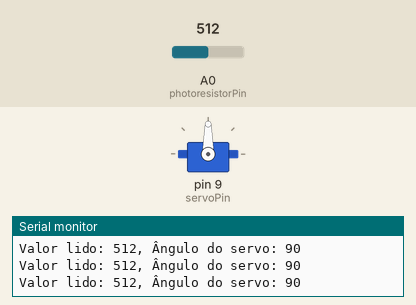
Bench run of a sketch on a simulated Arduino Uno, built with avr-gcc and run on an emulated ATmega328P. Parts: servo, the last lines printed to the serial monitor. The test bench sets the inputs (shaded band); at power-on: A0 (photoresistorPin) = 512.

Above: at 1.2 s.
1.3 s: A0 (photoresistorPin) set to 716
At 1.9 s:
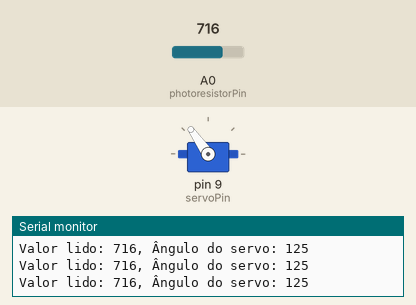
2.8 s: A0 (photoresistorPin) set to 900
At 3.5 s:
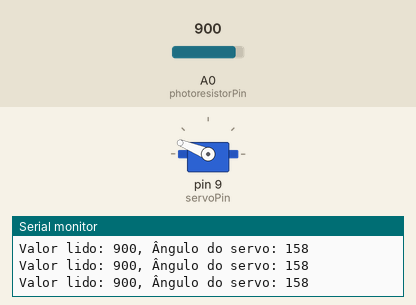
4.3 s: A0 (photoresistorPin) set to 1023
At 5.1 s:
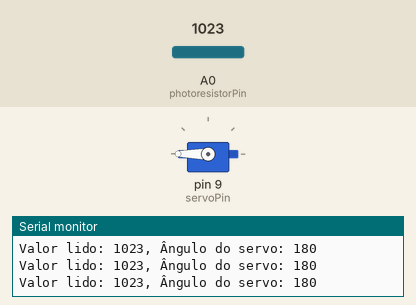
5.8 s: A0 (photoresistorPin) set to 982
At 6.7 s:
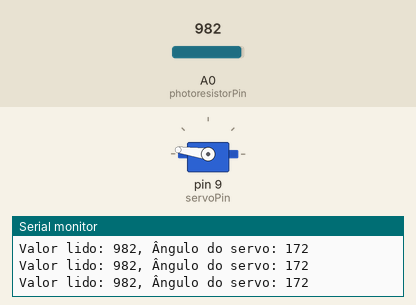
7.3 s: A0 (photoresistorPin) set to 575
At 8.2 s:
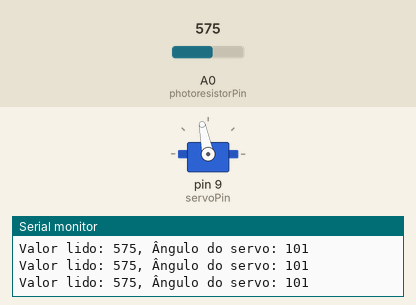
8.8 s: A0 (photoresistorPin) set to 554
At 9.8 s:
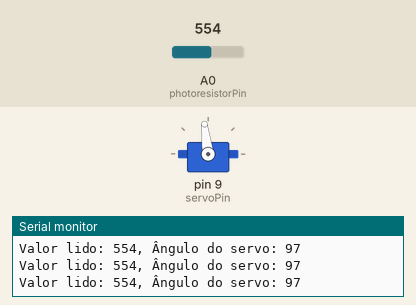
Timing chart, 0 to 11.8 s (numbered marks = the images above; inputs shaded):
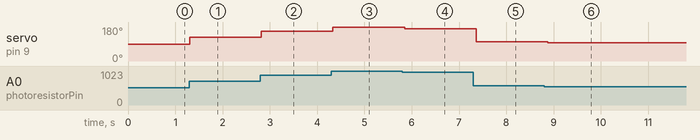

The sketch:

incredible_bojo_robo1.ino
```cpp
#include <Servo.h>

const int servoPin = 9;
const int photoresistorPin = A0;

Servo myservo;

void setup() {
  myservo.attach(servoPin);
  Serial.begin(9600);
}

void loop() {
  int lightValue = analogRead(photoresistorPin);


  int servoAngle = map(lightValue, 0, 1023, 0, 180);

  myservo.write(servoAngle);

  Serial.print("Valor lido: ");
  Serial.print(lightValue);
  Serial.print(", Ângulo do servo: ");
  Serial.println(servoAngle);

  delay(100);
}
```

Measured:
- after the input at 1.3 s, servo on pin 9 (servoPin): 90° → 125° at once
- after the input at 2.8 s, servo on pin 9 (servoPin): 125° → 158° at once
- after the input at 4.3 s, servo on pin 9 (servoPin): 158° → 180° at once
- after the input at 5.8 s, servo on pin 9 (servoPin): 180° → 172° after 0.05 s
- after the input at 7.3 s, servo on pin 9 (servoPin): 172° → 101° after 0.06 s
- after the input at 8.8 s, servo on pin 9 (servoPin): 101° → 97° after 0.07 s
